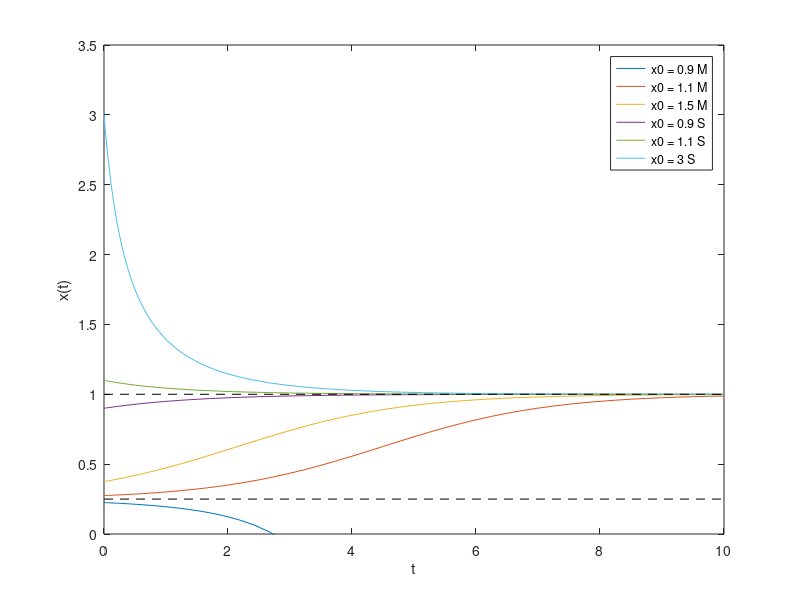

This chart was generated by the following MATLAB code:
% LOGISTICS  Plot several solutions of a logistic equation.  Solves
% Exercise 6.1.5 in Driscoll & Braun.

k = 1;  S = 1;  M = 0.25;
f = @(t,x) k * (S - x) .* (x - M);
x0 = [0.9*M, 1.1*M, 1.5*M, 0.9*S, 1.1*S, 3*S];
for k = 1:6
    [t, x ] = ode45(f, [0, 10], x0(k));
    plot(t, x),  hold on
end
plot([0, 10], [S, S], 'k--', [0, 10], [M, M], 'k--')
hold off
legend('x0 = 0.9 M', 'x0 = 1.1 M', 'x0 = 1.5 M', ...
       'x0 = 0.9 S', 'x0 = 1.1 S', 'x0 = 3 S')
axis([0 10 0 3.5]),  xlabel t,  ylabel('x(t)')
